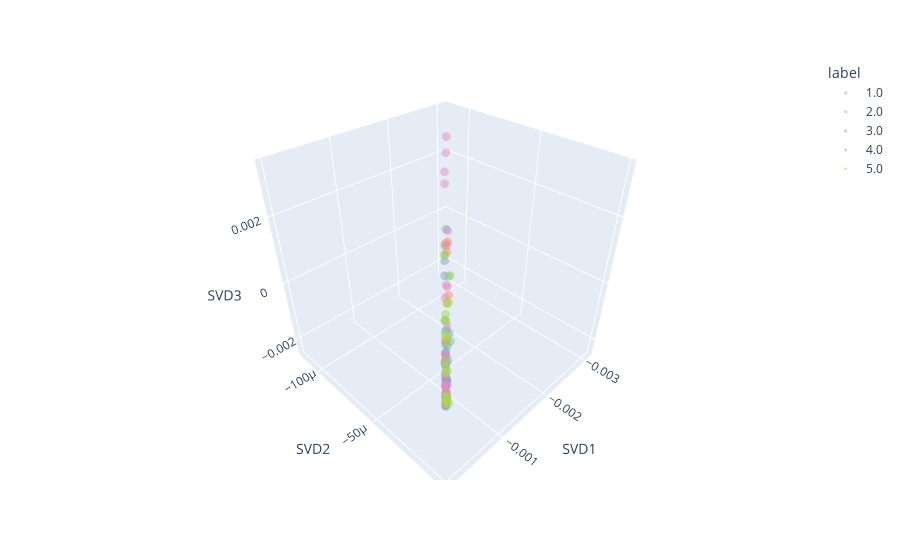

Write notebook code for a chart like this one.
### Code cell
# Ensure label is string type
pdf2['label'] = pdf2['label'].astype(str)

# Plot 1: Plotly 3D Scatter Plot
fig = px.scatter_3d(
    pdf2,
    x='SVD1',
    y='SVD2',
    z='SVD3',
    color='label',
    hover_name="label",
    opacity=0.5,
    color_discrete_sequence=px.colors.qualitative.Set2
)
fig.update_traces(marker=dict(size=3))

# Save plot as HTML
fig.write_html("svd_plot.html")
print("Plot saved as svd_plot.html")

# Show plot
fig.show()
